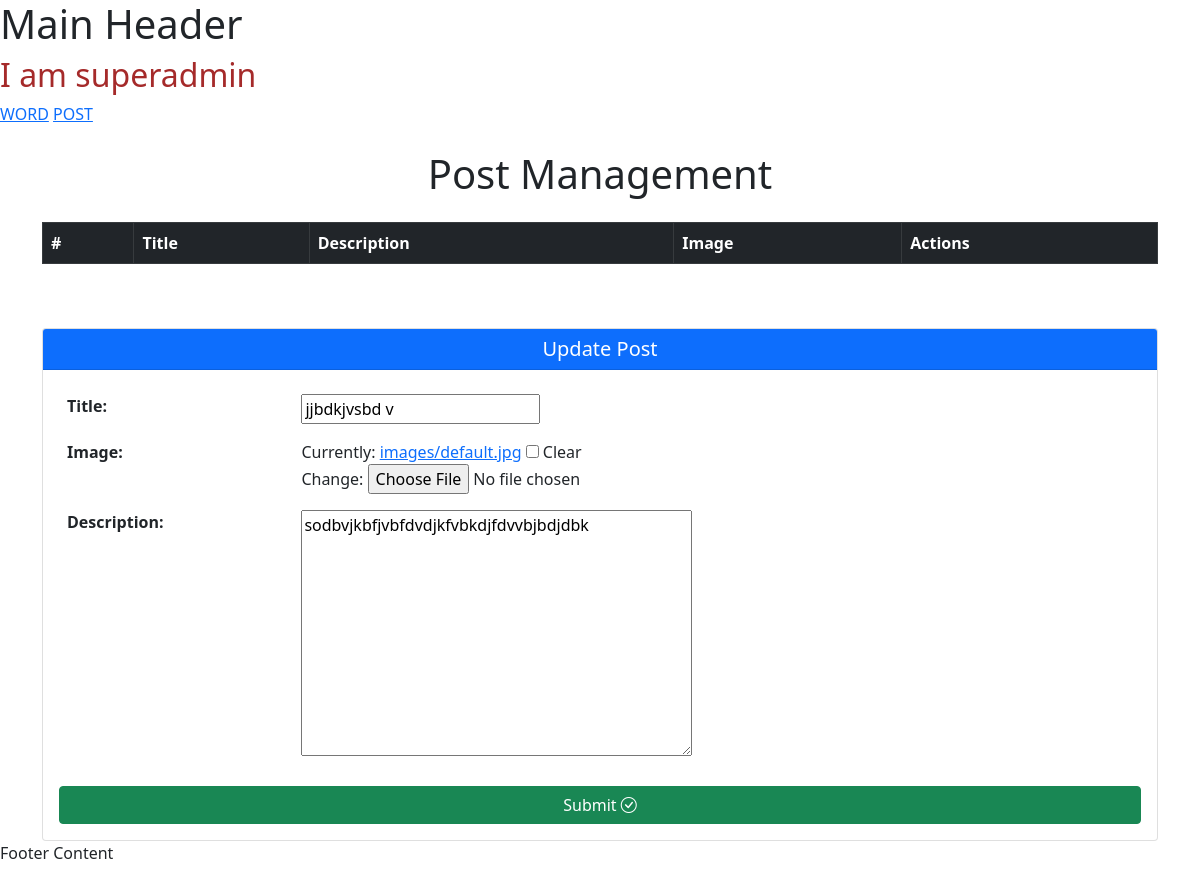
The app's page /apipost/edit/15/, older data.
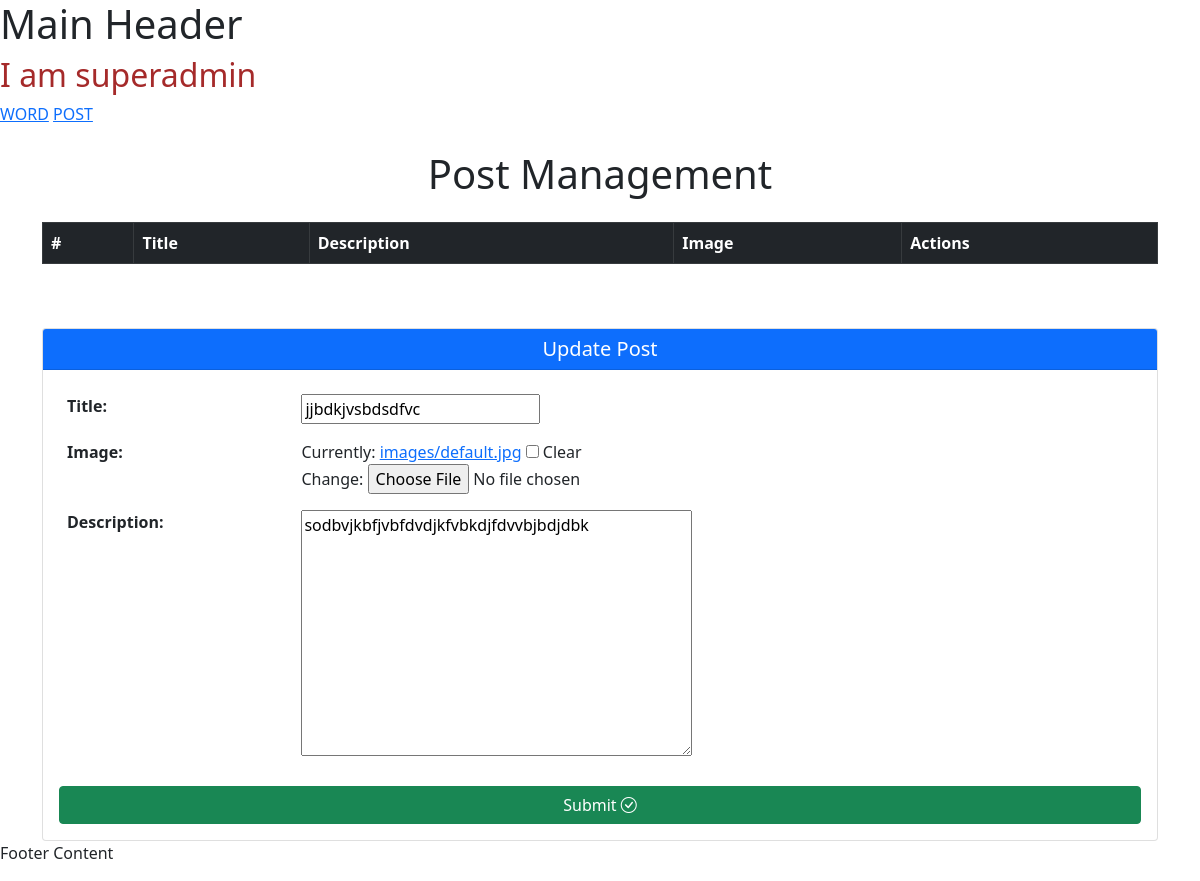
The same page, newer data.
### api/models.py (models this page shows, shortened)
class PostModel(models.Model):
    title = models.CharField(max_length=100, default="", unique=True)
    image = models.ImageField(upload_to="images/", blank=True)  # Set default image path
    description = models.TextField(default="")  # Use TextField for longer descriptions

### api/views.py (the view)
# urls.py: path("apipost/edit/<int:id>/", adminPostUpdateApi, name="updatepost"),
def adminPostUpdateApi(request, id):
    post = get_object_or_404(PostModel, id=id)
    if request.method == "POST":
        pform = PostForm(request.POST, request.FILES, instance=post)
        if pform.is_valid():
            pform.save()
            messages.success(request, "Post updated successfully!")
            return redirect("apipost")
    else:
        pform = PostForm(instance=post)
    return render(request, "admin/post.html", {"postform": pform, "post": post})

### api/forms.py
class PostForm(forms.ModelForm):
    class Meta:
        model = PostModel
        fields = "__all__"

### api/Templates/admin/post.html (shortened to what this page needs)
{% extends "admin/supermain.html" %}
{% load static %}
{% block admin %}
<div class="container mt-4 position-relative">
  <h1 class="text-center mb-4">Post Management</h1>
  <div class="table-responsive">
    <table class="table table-bordered table-striped">
      <thead class="table-dark">
        <tr>
          <th>#</th>
          <th>Title</th>
          <th>Description</th>
          <th>Image</th>
          <th>Actions</th>
        </tr>
      </thead>
    </table>
  </div>
  <div class="card mt-5">
    <div class="card-header bg-primary text-white">
      <h5 class="mb-0 text-center">
        {% if postform.instance.id %}
          Update Post
        {% else %}
          Add New Post
        {% endif %}
      </h5>
    </div>
    <div class="card-body">
      <form
        action="{% if postform.instance.id %}{% url 'updatepost' id=postform.instance.id %}{% else %}{% url 'apipost' %}{% endif %}"
        method="POST"
        enctype="multipart/form-data"
      >
        <table class="table table-borderless">
          {{ postform.as_table }}
        </table>
        <button type="submit" name="post_submit" class="btn btn-success w-100">
          Submit
          <i class="bi bi-check-circle"></i>
        </button>
      </form>
    </div>
  </div>
</div>
{% endblock %}

Row changes from the older to the newer data that the page shows:
changed PostModel "sodbvjkbfjvbfdvdjkfvbkdjfdvvbjbdjdbk": title "jjbdkjvsbd v" → "jjbdkjvsbdsdfvc"
